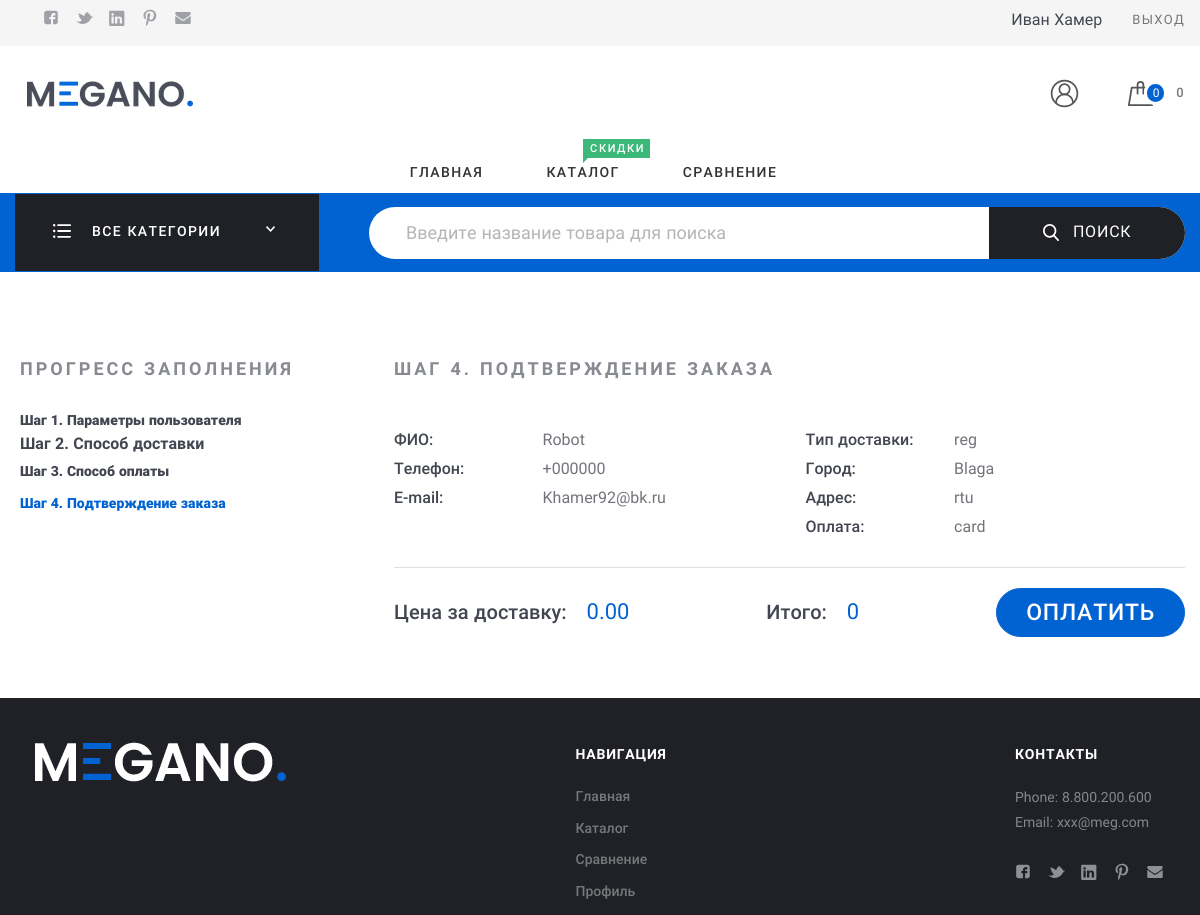
Before: /orders/order_step_4/ (signed in) with the older database file.
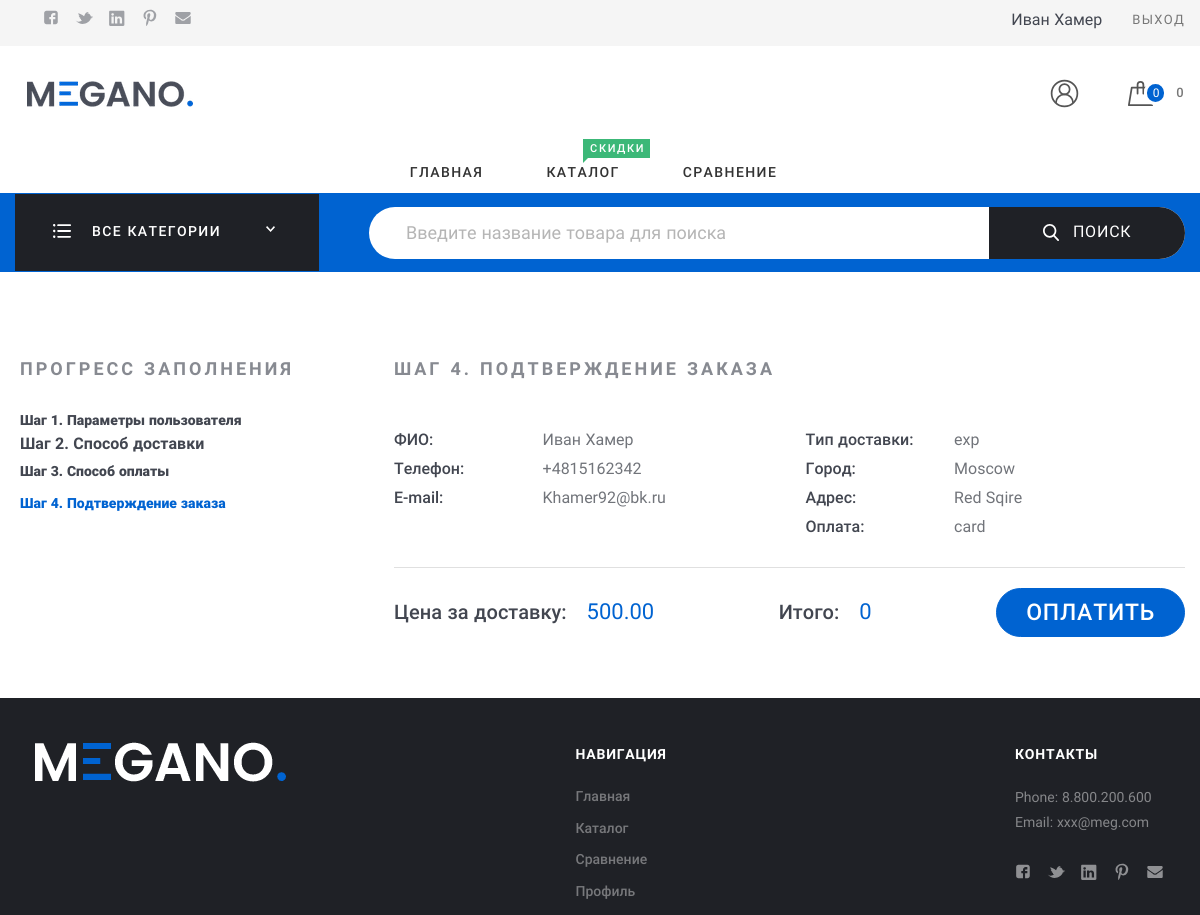
After: the same page with the newer database file.
### my_store_app/models.py (models this page shows, shortened)
class Order(models.Model):  # покупка товаров из корзины
    DELIVERY_CHOICES = [
        ('reg', 'Обычная доставка'),
        ('exp', 'Экспресс доставка')
    ]
    PAYMENT_CHOICES = [
        ('card', 'Онлайн картой'),
        ('cash', 'Онлайн со случайного чужого счета'),
    ]
    customer = models.ForeignKey(User, on_delete=models.CASCADE, null=True, related_name='orders', verbose_name='customer')
    fio = models.CharField(max_length=100, null=True, blank=True, verbose_name='name and lastname')
    phone = models.CharField(max_length=16, null=True, blank=True, verbose_name='phone number')
    email = models.EmailField(null=True, blank=True, verbose_name='email')
    delivery = models.CharField(max_length=3, choices=DELIVERY_CHOICES, default='reg', verbose_name='delivery')
    payment_method = models.CharField(max_length=4, choices=PAYMENT_CHOICES, default='card', verbose_name='payment method')
    city = models.CharField(max_length=25, null=True, blank=True, verbose_name='city')
    address = models.TextField(max_length=255, null=True, blank=True, verbose_name='address')
    in_order = models.BooleanField(default=False, verbose_name='in order')
    paid = models.BooleanField(default=False, verbose_name='order is payed')
    braintree_id = models.CharField(max_length=150, blank=True, verbose_name='transaction id')
    delivery_cost = models.DecimalField(max_digits=10, decimal_places=2, default=0, verbose_name='delivery cost')
    product_order = models.ForeignKey('Product', on_delete=models.CASCADE, null=True, verbose_name='товар', related_name='product_order')
    count = models.IntegerField(default=0, verbose_name='колличество  товаров в корзине')
    price = models.IntegerField(default=0, verbose_name='общая стоимость  товаров в корзине')
    date = models.DateField(auto_now_add=True)
    free_delivery = models.BooleanField(default=False, verbose_name='наличие бесплатной доставки')
    class Meta:
        verbose_name = 'Покупка'
        verbose_name_plural = 'Покупки'

### orders/views.py (the view)
# urls.py: path('order_step_4/', OrderStepFour.as_view(), name='order_step_4'),
class OrderStepFour(View):
    def get(self, request: HttpRequest):
        user = request.user
        if user.is_authenticated:
            order = Order.objects.filter(customer=user, in_order=True).last()
            return render(request, 'orders/order_step_4.html', {'order': order})
        else:
            return redirect('profiles:login')

### cart/cart.py (called while the page is built)
    def __len__(self):
        return sum(item['quantity'] for item in self.cart.values())

### cart/context_processor.py (called while the page is built)
def cart(request):
    return {'cart': Cart(request)}

### products/templatetags/products_tags.py (called while the page is built)
@register.simple_tag()
def all_category():
    return CategoryProduct.objects.all()

@register.simple_tag()
def cart_products(**kwargs):
    if not kwargs['pk']:
        return 0
    cart = Cart.objects.filter(username=kwargs['pk'])
    count = 0
    for product in cart:
        count += product.quantity
    return count

@register.simple_tag()
def cart_total_price(**kwargs):
    if not kwargs['pk']:
        return 0
    cart = Cart.objects.filter(username=kwargs['pk'])
    total_price = 0
    for product in cart:
        total_price += product.product.price * product.quantity
    answer = f'{total_price:,}'
    return answer

@register.simple_tag()
def cart_list(**kwargs):
    if not kwargs['pk']:
        return {}
    return Cart.objects.filter(username=kwargs['pk'])

@register.simple_tag()
def cart_view(**kwargs):
    if not kwargs['pk']:
        return 666
    return kwargs['pk']

@register.simple_tag()
def order_user(**kwargs):
    user = Profile.objects.get(user=kwargs['pk'])
    return user

### orders/templates/orders/order_step_4.html (shortened to what the changed rows need)
{% extends "my_store_app/base.html" %}
{% load static %}
{% load products_tags %}
{% block content %}
    {% order_user pk=request.user.pk as user %}
    <div class="Middle Middle_top">
        <div class="Section Section_column Section_columnRight Section_columnWide Order">
            <div class="wrap">
                <div class="Section-content">
                    <form class="form" action="{% url 'orders:payment' %}" method="post">
                        <div class="Order-block Order-block_OPEN" id="step4">
                              <header class="Section-header Section-header_sm">
                                <h2 class="Section-title">Шаг 4. Подтверждение заказа
                                </h2>
                            </header>
                            <div class="Order-infoBlock">
                                <div class="Order-personal">
                                    <div class="row">
                                        <div class="row-block">
                                            <div class="Order-info">
                                                <div class="Order-infoType">ФИО:
                                                </div>
                                                <div class="Order-infoContent">{{ order.fio }}
                                                </div>
                                            </div>
                                            <div class="Order-info">
                                                <div class="Order-infoType">Телефон:
                                                </div>
                                                <div class="Order-infoContent">+{{ order.phone }}
                                                </div>
                                            </div>
                                            <div class="Order-info">
                                                <div class="Order-infoType">E-mail:
                                                </div>
                                                <div class="Order-infoContent">{{ order.email }}
                                                </div>
                                            </div>
                                        </div>
                                        <div class="row-block">
                                            <div class="Order-info Order-info_delivery">
                                                <div class="Order-infoType">Тип доставки:
                                                </div>
                                                <div class="Order-infoContent">{{ order.delivery }}
                                                </div>
                                            </div>
                                            <div class="Order-info">
                                                <div class="Order-infoType">Город:
                                                </div>
                                                <div class="Order-infoContent">{{ order.city }}
                                                </div>
                                            </div>
                                            <div class="Order-info">
                                                <div class="Order-infoType">Адрес:
                                                </div>
                                                <div class="Order-infoContent">{{ order.address }}
                                                </div>
                                            </div>
                                            <div class="Order-info Order-info_pay">
                                                <div class="Order-infoType">Оплата:
                                                </div>
                                                <div class="Order-infoContent">{{ order.payment_method }}
                                                </div>
                                            </div>
                                        </div>
                                    </div>
                                </div>
                                {% cart_list pk=request.user.profile.pk as cart %}
                                <div class="Cart Cart_order">
                                    {% cart_total_price pk=request.user.profile.pk as total_price %}
                                    <div class="Cart-total">
                                        <div class="Cart-block Cart-block_total">
                                            <strong class="Cart-title">Цена за доставку:
                                            </strong><span class="Cart-price">{{ order.delivery_cost }}</span>
                                        </div>
                                    </div>
                                </div>
                            </div>
                        </div>
                    </form>
                </div>
            </div>
        </div>
    </div>
{% endblock %}

Changed rows visible on the page:
no longer on this page (row unchanged): Order: fio "Robot", phone "000000", email "Khamer92@bk.ru", delivery "reg", city "Blaga", address "rtu", payment_method "card", delivery_cost "0.00"
added Order: fio "Иван Хамер", phone "4815162342", email "Khamer92@bk.ru", delivery "exp", city "Moscow", address "Red Sqire", payment_method "card", delivery_cost "500.00"
